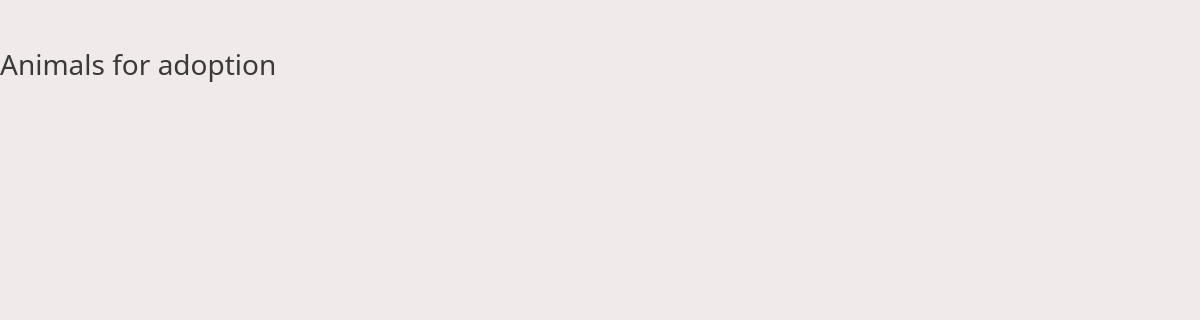
/store, run on an earlier commit of the app's database.
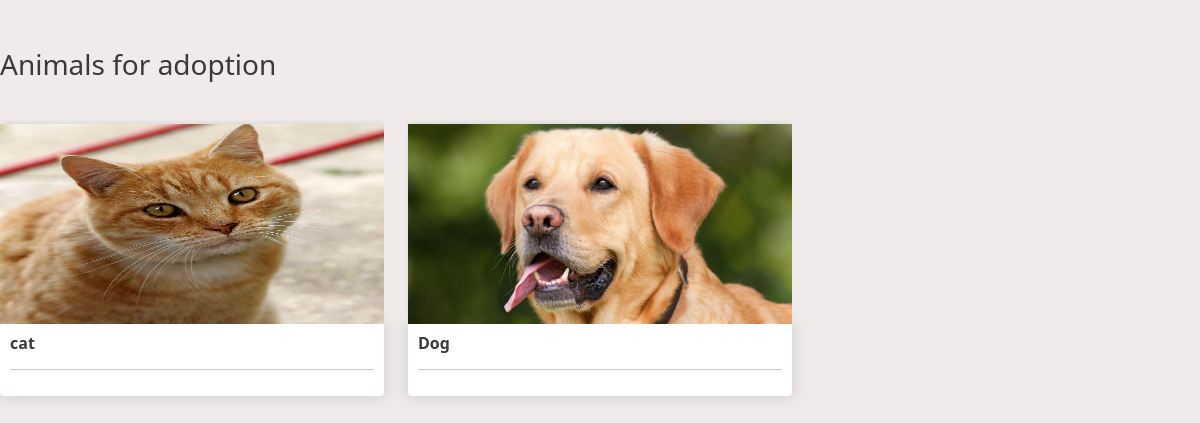
And on a later commit of the database.
### home/models.py (models this page shows, shortened)
class Product(models.Model):
    name  = models.CharField(max_length=100, null=True)
    image = models.ImageField(null=True, blank=True)
    desc = models.CharField(max_length=300, null=True)
    @property
    def imageURL(self):
        try:
            url = self.image.url
        except:
            url = ''
        return url

### home/views.py (the view)
# urls.py: path('store', views.store, name="store"),
def store(request):
    products = Product.objects.all()
    context = {'products':products}
    return render(request, 'store.html', context)

### templates/store.html (shortened to what this page needs)
<!DOCTYPE html>
{% load static %}
<html lang="en">
    <head>
        <link href="https://cdn.jsdelivr.net/npm/bootstrap@5.1.0/dist/css/bootstrap.min.css" rel="stylesheet">
        <link rel="stylesheet" type="text/css" href="{% static 'CSS/store.css' %}">
    </head>
        <body>
           <br>
            <br>
<h3>Animals for adoption</h3>
<br>
            <div class="row">
                {% for product in products %}
                <div class="col-lg-4">
                    <img class="thumbnail" src="{{product.imageURL}}">
                    <div class="box-element product">
                        <h6><strong>{{product.name }}</strong></h6>
                        <hr>
                        </div>
                </div>
                {% endfor %}
            </div>
        </body>
</html>

### static/CSS/store.css (style rules this page uses)
body { background-color: hsl(0, 17%, 93%); }
h1,h2,h3,h4,h5,h6 { color:hsl(0, 3%, 23%); }
.box-element { box-shadow:hsl(0, 0%, 80%) 0 0 16px; background-color: #fff; border-radius: 4px; padding: 10px; }
.thumbnail { width: 100%; height: 200px; -webkit-box-shadow: -1px -3px 5px -2px rgba(214,214,214,1); -moz-box-shadow: -1px -3px 5px -2px rgba(214,214,214,1); box-shadow: -1px -3px 5px -2px rgba(214,214,214,1); }
.product { border-radius: 0 0 4px 4px; }
.col-lg-4, .col-lg-6, .col-lg-8, .col-lg-12 { margin-top: 10px; }

What changed in the data, as far as the page shows it:
added Product: imageURL (picture), name "cat"
added Product: imageURL (picture), name "Dog"
